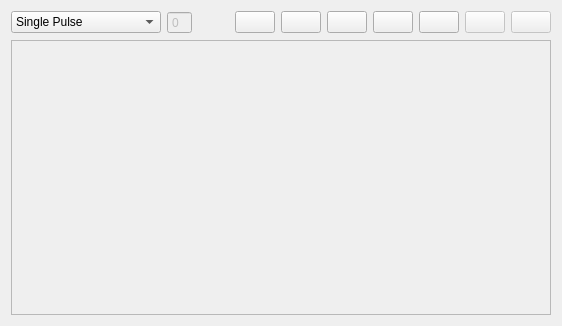
<?xml version="1.0" encoding="UTF-8"?>
<ui version="4.0">
 <class>BasicObjectEditorWidget</class>
 <widget class="QWidget" name="BasicObjectEditorWidget">
  <property name="geometry">
   <rect>
    <x>0</x>
    <y>0</y>
    <width>562</width>
    <height>326</height>
   </rect>
  </property>
  <property name="windowTitle">
   <string>Object Editor</string>
  </property>
  <layout class="QGridLayout" name="gridLayout">
   <item row="0" column="0">
    <layout class="QHBoxLayout" name="horizontalLayout">
     <item>
      <widget class="QComboBox" name="Object_comboBox">
       <property name="enabled">
        <bool>true</bool>
       </property>
       <property name="minimumSize">
        <size>
         <width>150</width>
         <height>0</height>
        </size>
       </property>
       <property name="toolTip">
        <string>Select known Sequence by name</string>
       </property>
       <item>
        <property name="text">
         <string>Single Pulse</string>
        </property>
       </item>
       <item>
        <property name="text">
         <string>Double Pulse</string>
        </property>
       </item>
       <item>
        <property name="text">
         <string>Pulse Sequence</string>
        </property>
       </item>
      </widget>
     </item>
     <item>
      <widget class="QSpinBox" name="ObjectIDSpinBox">
       <property name="enabled">
        <bool>false</bool>
       </property>
       <property name="toolTip">
        <string>unique id of selected sequence</string>
       </property>
       <property name="readOnly">
        <bool>false</bool>
       </property>
       <property name="buttonSymbols">
        <enum>QAbstractSpinBox::NoButtons</enum>
       </property>
      </widget>
     </item>
     <item>
      <spacer name="horizontalSpacer">
       <property name="orientation">
        <enum>Qt::Horizontal</enum>
       </property>
       <property name="sizeHint" stdset="0">
        <size>
         <width>40</width>
         <height>20</height>
        </size>
       </property>
      </spacer>
     </item>
     <item>
      <widget class="QPushButton" name="ObjectNewButton">
       <property name="toolTip">
        <string>&lt;html&gt;&lt;head/&gt;&lt;body&gt;&lt;p&gt;Create new Object&lt;/p&gt;&lt;/body&gt;&lt;/html&gt;</string>
       </property>
       <property name="text">
        <string/>
       </property>
       <property name="icon">
        <iconset resource="../galapicons.qrc">
         <normaloff>:/icons/filenew.png</normaloff>:/icons/filenew.png</iconset>
       </property>
      </widget>
     </item>
     <item>
      <widget class="QPushButton" name="ObjectEditButton">
       <property name="toolTip">
        <string>&lt;html&gt;&lt;head/&gt;&lt;body&gt;&lt;p&gt;Edit selected object&lt;/p&gt;&lt;p&gt;&lt;br/&gt;&lt;/p&gt;&lt;/body&gt;&lt;/html&gt;</string>
       </property>
       <property name="text">
        <string/>
       </property>
       <property name="icon">
        <iconset resource="../galapicons.qrc">
         <normaloff>:/icons/analysiswin.png</normaloff>:/icons/analysiswin.png</iconset>
       </property>
      </widget>
     </item>
     <item>
      <widget class="QPushButton" name="ObjectDeleteButton">
       <property name="toolTip">
        <string>&lt;html&gt;&lt;head/&gt;&lt;body&gt;&lt;p&gt;Remove selected object&lt;/p&gt;&lt;/body&gt;&lt;/html&gt;</string>
       </property>
       <property name="text">
        <string/>
       </property>
       <property name="icon">
        <iconset resource="../galapicons.qrc">
         <normaloff>:/icons/delete.png</normaloff>:/icons/delete.png</iconset>
       </property>
      </widget>
     </item>
     <item>
      <widget class="QPushButton" name="ObjectLoadButton">
       <property name="toolTip">
        <string>&lt;html&gt;&lt;head/&gt;&lt;body&gt;&lt;p&gt;Load objects from file to the list&lt;/p&gt;&lt;/body&gt;&lt;/html&gt;</string>
       </property>
       <property name="text">
        <string/>
       </property>
       <property name="icon">
        <iconset resource="../galapicons.qrc">
         <normaloff>:/icons/open.png</normaloff>:/icons/open.png</iconset>
       </property>
      </widget>
     </item>
     <item>
      <widget class="QPushButton" name="ObjectSaveButton">
       <property name="toolTip">
        <string>&lt;html&gt;&lt;head/&gt;&lt;body&gt;&lt;p&gt;Export current object to file&lt;/p&gt;&lt;/body&gt;&lt;/html&gt;</string>
       </property>
       <property name="text">
        <string/>
       </property>
       <property name="icon">
        <iconset resource="../galapicons.qrc">
         <normaloff>:/icons/filesave.png</normaloff>:/icons/filesave.png</iconset>
       </property>
      </widget>
     </item>
     <item>
      <widget class="QPushButton" name="ObjectEditCancelButton">
       <property name="enabled">
        <bool>false</bool>
       </property>
       <property name="toolTip">
        <string>&lt;html&gt;&lt;head/&gt;&lt;body&gt;&lt;p&gt;Cancel edited code for selected object (restore last setup)&lt;/p&gt;&lt;/body&gt;&lt;/html&gt;</string>
       </property>
       <property name="text">
        <string/>
       </property>
       <property name="icon">
        <iconset resource="../galapicons.qrc">
         <normaloff>:/icons/undo.png</normaloff>:/icons/undo.png</iconset>
       </property>
      </widget>
     </item>
     <item>
      <widget class="QPushButton" name="ObjectApplyButton">
       <property name="enabled">
        <bool>false</bool>
       </property>
       <property name="toolTip">
        <string>&lt;html&gt;&lt;head/&gt;&lt;body&gt;&lt;p&gt;Apply editor contents for selected object&lt;/p&gt;&lt;/body&gt;&lt;/html&gt;</string>
       </property>
       <property name="text">
        <string/>
       </property>
       <property name="icon">
        <iconset resource="../galapicons.qrc">
         <normaloff>:/icons/OK16.png</normaloff>:/icons/OK16.png</iconset>
       </property>
      </widget>
     </item>
    </layout>
   </item>
   <item row="1" column="0">
    <widget class="QScrollArea" name="Editor_scrollArea">
     <property name="widgetResizable">
      <bool>true</bool>
     </property>
     <widget class="QWidget" name="scrollAreaWidgetContents">
      <property name="geometry">
       <rect>
        <x>0</x>
        <y>0</y>
        <width>540</width>
        <height>270</height>
       </rect>
      </property>
     </widget>
    </widget>
   </item>
  </layout>
 </widget>
 <resources>
  <include location="../galapicons.qrc"/>
 </resources>
 <connections/>
</ui>
